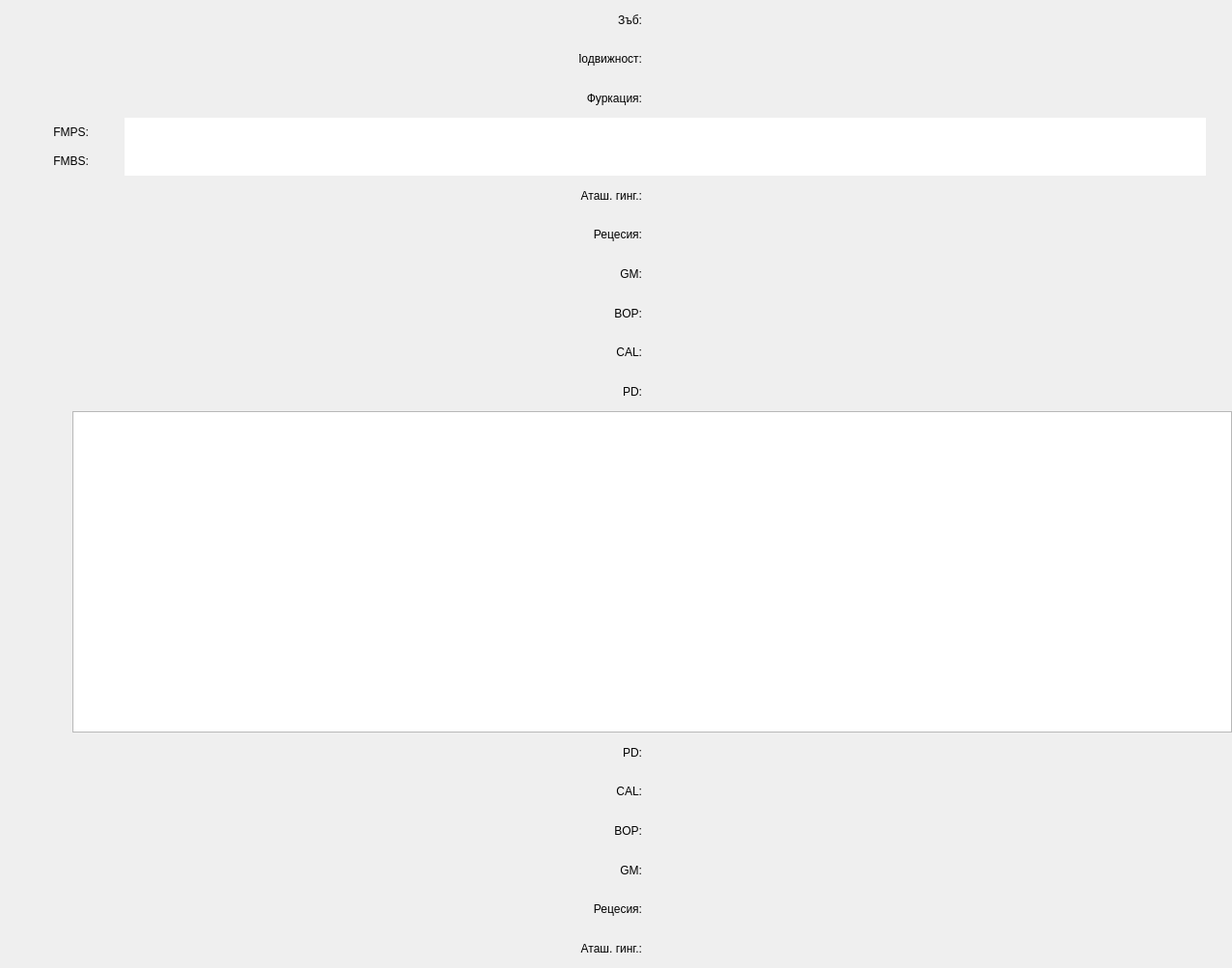
<?xml version="1.0" encoding="UTF-8"?>
<ui version="4.0">
 <class>PerioStatusView</class>
 <widget class="QWidget" name="PerioStatusView">
  <property name="geometry">
   <rect>
    <x>0</x>
    <y>0</y>
    <width>1276</width>
    <height>1003</height>
   </rect>
  </property>
  <property name="windowTitle">
   <string>PerioStatusView</string>
  </property>
  <layout class="QVBoxLayout" name="verticalLayout_2">
   <property name="spacing">
    <number>0</number>
   </property>
   <property name="leftMargin">
    <number>0</number>
   </property>
   <property name="topMargin">
    <number>0</number>
   </property>
   <property name="rightMargin">
    <number>0</number>
   </property>
   <property name="bottomMargin">
    <number>0</number>
   </property>
   <item>
    <layout class="QHBoxLayout" name="toothHeaderLayout">
     <property name="spacing">
      <number>0</number>
     </property>
     <item>
      <widget class="QLabel" name="label_6">
       <property name="sizePolicy">
        <sizepolicy hsizetype="Fixed" vsizetype="Preferred">
         <horstretch>0</horstretch>
         <verstretch>0</verstretch>
        </sizepolicy>
       </property>
       <property name="minimumSize">
        <size>
         <width>75</width>
         <height>0</height>
        </size>
       </property>
       <property name="maximumSize">
        <size>
         <width>75</width>
         <height>16777215</height>
        </size>
       </property>
       <property name="text">
        <string>Зъб:   </string>
       </property>
       <property name="alignment">
        <set>Qt::AlignRight|Qt::AlignTrailing|Qt::AlignVCenter</set>
       </property>
      </widget>
     </item>
     <item>
      <spacer name="horizontalSpacer_11">
       <property name="orientation">
        <enum>Qt::Horizontal</enum>
       </property>
       <property name="sizeType">
        <enum>QSizePolicy::Minimum</enum>
       </property>
       <property name="sizeHint" stdset="0">
        <size>
         <width>0</width>
         <height>20</height>
        </size>
       </property>
      </spacer>
     </item>
    </layout>
   </item>
   <item>
    <layout class="QHBoxLayout" name="mobiLayout">
     <property name="spacing">
      <number>0</number>
     </property>
     <item>
      <widget class="QLabel" name="label_3">
       <property name="sizePolicy">
        <sizepolicy hsizetype="Fixed" vsizetype="Preferred">
         <horstretch>0</horstretch>
         <verstretch>0</verstretch>
        </sizepolicy>
       </property>
       <property name="minimumSize">
        <size>
         <width>75</width>
         <height>0</height>
        </size>
       </property>
       <property name="maximumSize">
        <size>
         <width>75</width>
         <height>16777215</height>
        </size>
       </property>
       <property name="text">
        <string>Подвижност:   </string>
       </property>
       <property name="alignment">
        <set>Qt::AlignRight|Qt::AlignTrailing|Qt::AlignVCenter</set>
       </property>
      </widget>
     </item>
     <item>
      <spacer name="horizontalSpacer_8">
       <property name="orientation">
        <enum>Qt::Horizontal</enum>
       </property>
       <property name="sizeType">
        <enum>QSizePolicy::Minimum</enum>
       </property>
       <property name="sizeHint" stdset="0">
        <size>
         <width>0</width>
         <height>20</height>
        </size>
       </property>
      </spacer>
     </item>
    </layout>
   </item>
   <item>
    <layout class="QHBoxLayout" name="furcationLayout">
     <property name="spacing">
      <number>0</number>
     </property>
     <item>
      <widget class="QLabel" name="label_5">
       <property name="sizePolicy">
        <sizepolicy hsizetype="Fixed" vsizetype="Preferred">
         <horstretch>0</horstretch>
         <verstretch>0</verstretch>
        </sizepolicy>
       </property>
       <property name="minimumSize">
        <size>
         <width>75</width>
         <height>0</height>
        </size>
       </property>
       <property name="maximumSize">
        <size>
         <width>75</width>
         <height>16777215</height>
        </size>
       </property>
       <property name="text">
        <string>Фуркация:   </string>
       </property>
       <property name="alignment">
        <set>Qt::AlignRight|Qt::AlignTrailing|Qt::AlignVCenter</set>
       </property>
      </widget>
     </item>
     <item>
      <spacer name="horizontalSpacer_10">
       <property name="orientation">
        <enum>Qt::Horizontal</enum>
       </property>
       <property name="sizeType">
        <enum>QSizePolicy::Minimum</enum>
       </property>
       <property name="sizeHint" stdset="0">
        <size>
         <width>0</width>
         <height>20</height>
        </size>
       </property>
      </spacer>
     </item>
    </layout>
   </item>
   <item>
    <layout class="QHBoxLayout" name="horizontalLayout_2">
     <property name="spacing">
      <number>0</number>
     </property>
     <item>
      <layout class="QVBoxLayout" name="verticalLayout">
       <property name="spacing">
        <number>0</number>
       </property>
       <item>
        <widget class="QLabel" name="label_2">
         <property name="sizePolicy">
          <sizepolicy hsizetype="Fixed" vsizetype="Preferred">
           <horstretch>0</horstretch>
           <verstretch>0</verstretch>
          </sizepolicy>
         </property>
         <property name="minimumSize">
          <size>
           <width>75</width>
           <height>0</height>
          </size>
         </property>
         <property name="text">
          <string>FMPS:   </string>
         </property>
         <property name="alignment">
          <set>Qt::AlignRight|Qt::AlignTrailing|Qt::AlignVCenter</set>
         </property>
        </widget>
       </item>
       <item>
        <widget class="QLabel" name="label">
         <property name="sizePolicy">
          <sizepolicy hsizetype="Fixed" vsizetype="Preferred">
           <horstretch>0</horstretch>
           <verstretch>0</verstretch>
          </sizepolicy>
         </property>
         <property name="minimumSize">
          <size>
           <width>75</width>
           <height>0</height>
          </size>
         </property>
         <property name="text">
          <string>FMBS:   </string>
         </property>
         <property name="alignment">
          <set>Qt::AlignRight|Qt::AlignTrailing|Qt::AlignVCenter</set>
         </property>
        </widget>
       </item>
      </layout>
     </item>
     <item>
      <widget class="QGraphicsView" name="graphicsSurfaceView">
       <property name="sizePolicy">
        <sizepolicy hsizetype="Expanding" vsizetype="Preferred">
         <horstretch>0</horstretch>
         <verstretch>0</verstretch>
        </sizepolicy>
       </property>
       <property name="minimumSize">
        <size>
         <width>1120</width>
         <height>60</height>
        </size>
       </property>
       <property name="maximumSize">
        <size>
         <width>1120</width>
         <height>60</height>
        </size>
       </property>
       <property name="frameShape">
        <enum>QFrame::NoFrame</enum>
       </property>
       <property name="lineWidth">
        <number>0</number>
       </property>
      </widget>
     </item>
    </layout>
   </item>
   <item>
    <layout class="QHBoxLayout" name="agUpLayout">
     <property name="spacing">
      <number>0</number>
     </property>
     <item>
      <widget class="QLabel" name="label_10">
       <property name="sizePolicy">
        <sizepolicy hsizetype="Fixed" vsizetype="Preferred">
         <horstretch>0</horstretch>
         <verstretch>0</verstretch>
        </sizepolicy>
       </property>
       <property name="minimumSize">
        <size>
         <width>75</width>
         <height>0</height>
        </size>
       </property>
       <property name="maximumSize">
        <size>
         <width>75</width>
         <height>16777215</height>
        </size>
       </property>
       <property name="text">
        <string>Аташ. гинг.:   </string>
       </property>
       <property name="alignment">
        <set>Qt::AlignRight|Qt::AlignTrailing|Qt::AlignVCenter</set>
       </property>
       <property name="wordWrap">
        <bool>false</bool>
       </property>
      </widget>
     </item>
     <item>
      <spacer name="horizontalSpacer_3">
       <property name="orientation">
        <enum>Qt::Horizontal</enum>
       </property>
       <property name="sizeType">
        <enum>QSizePolicy::Minimum</enum>
       </property>
       <property name="sizeHint" stdset="0">
        <size>
         <width>0</width>
         <height>20</height>
        </size>
       </property>
      </spacer>
     </item>
    </layout>
   </item>
   <item>
    <layout class="QHBoxLayout" name="recUpLayout">
     <property name="spacing">
      <number>0</number>
     </property>
     <item>
      <widget class="QLabel" name="label_9">
       <property name="sizePolicy">
        <sizepolicy hsizetype="Fixed" vsizetype="Preferred">
         <horstretch>0</horstretch>
         <verstretch>0</verstretch>
        </sizepolicy>
       </property>
       <property name="minimumSize">
        <size>
         <width>75</width>
         <height>0</height>
        </size>
       </property>
       <property name="maximumSize">
        <size>
         <width>75</width>
         <height>16777215</height>
        </size>
       </property>
       <property name="text">
        <string>Рецесия:   </string>
       </property>
       <property name="alignment">
        <set>Qt::AlignRight|Qt::AlignTrailing|Qt::AlignVCenter</set>
       </property>
       <property name="wordWrap">
        <bool>false</bool>
       </property>
      </widget>
     </item>
     <item>
      <spacer name="horizontalSpacer_12">
       <property name="orientation">
        <enum>Qt::Horizontal</enum>
       </property>
       <property name="sizeType">
        <enum>QSizePolicy::Minimum</enum>
       </property>
       <property name="sizeHint" stdset="0">
        <size>
         <width>0</width>
         <height>20</height>
        </size>
       </property>
      </spacer>
     </item>
    </layout>
   </item>
   <item>
    <layout class="QHBoxLayout" name="gmUpLayout">
     <property name="spacing">
      <number>0</number>
     </property>
     <item>
      <widget class="QLabel" name="label_11">
       <property name="sizePolicy">
        <sizepolicy hsizetype="Fixed" vsizetype="Preferred">
         <horstretch>0</horstretch>
         <verstretch>0</verstretch>
        </sizepolicy>
       </property>
       <property name="minimumSize">
        <size>
         <width>75</width>
         <height>0</height>
        </size>
       </property>
       <property name="maximumSize">
        <size>
         <width>75</width>
         <height>16777215</height>
        </size>
       </property>
       <property name="text">
        <string>GM:   </string>
       </property>
       <property name="alignment">
        <set>Qt::AlignRight|Qt::AlignTrailing|Qt::AlignVCenter</set>
       </property>
      </widget>
     </item>
     <item>
      <spacer name="horizontalSpacer_4">
       <property name="orientation">
        <enum>Qt::Horizontal</enum>
       </property>
       <property name="sizeType">
        <enum>QSizePolicy::Minimum</enum>
       </property>
       <property name="sizeHint" stdset="0">
        <size>
         <width>0</width>
         <height>20</height>
        </size>
       </property>
      </spacer>
     </item>
    </layout>
   </item>
   <item>
    <layout class="QHBoxLayout" name="bopUpLayout">
     <property name="spacing">
      <number>0</number>
     </property>
     <item>
      <widget class="QLabel" name="label_12">
       <property name="sizePolicy">
        <sizepolicy hsizetype="Fixed" vsizetype="Preferred">
         <horstretch>0</horstretch>
         <verstretch>0</verstretch>
        </sizepolicy>
       </property>
       <property name="minimumSize">
        <size>
         <width>75</width>
         <height>0</height>
        </size>
       </property>
       <property name="maximumSize">
        <size>
         <width>75</width>
         <height>16777215</height>
        </size>
       </property>
       <property name="text">
        <string>BOP:   </string>
       </property>
       <property name="alignment">
        <set>Qt::AlignRight|Qt::AlignTrailing|Qt::AlignVCenter</set>
       </property>
      </widget>
     </item>
     <item>
      <spacer name="horizontalSpacer_5">
       <property name="orientation">
        <enum>Qt::Horizontal</enum>
       </property>
       <property name="sizeType">
        <enum>QSizePolicy::Minimum</enum>
       </property>
       <property name="sizeHint" stdset="0">
        <size>
         <width>0</width>
         <height>20</height>
        </size>
       </property>
      </spacer>
     </item>
    </layout>
   </item>
   <item>
    <layout class="QHBoxLayout" name="calUpLayout">
     <property name="spacing">
      <number>0</number>
     </property>
     <item>
      <widget class="QLabel" name="label_7">
       <property name="sizePolicy">
        <sizepolicy hsizetype="Fixed" vsizetype="Preferred">
         <horstretch>0</horstretch>
         <verstretch>0</verstretch>
        </sizepolicy>
       </property>
       <property name="minimumSize">
        <size>
         <width>75</width>
         <height>0</height>
        </size>
       </property>
       <property name="maximumSize">
        <size>
         <width>75</width>
         <height>16777215</height>
        </size>
       </property>
       <property name="text">
        <string>CAL:   </string>
       </property>
       <property name="alignment">
        <set>Qt::AlignRight|Qt::AlignTrailing|Qt::AlignVCenter</set>
       </property>
      </widget>
     </item>
     <item>
      <spacer name="horizontalSpacer_13">
       <property name="orientation">
        <enum>Qt::Horizontal</enum>
       </property>
       <property name="sizeType">
        <enum>QSizePolicy::Minimum</enum>
       </property>
       <property name="sizeHint" stdset="0">
        <size>
         <width>0</width>
         <height>20</height>
        </size>
       </property>
      </spacer>
     </item>
    </layout>
   </item>
   <item>
    <layout class="QHBoxLayout" name="pdUpLayout">
     <property name="spacing">
      <number>0</number>
     </property>
     <item>
      <widget class="QLabel" name="label_8">
       <property name="sizePolicy">
        <sizepolicy hsizetype="Fixed" vsizetype="Preferred">
         <horstretch>0</horstretch>
         <verstretch>0</verstretch>
        </sizepolicy>
       </property>
       <property name="minimumSize">
        <size>
         <width>75</width>
         <height>0</height>
        </size>
       </property>
       <property name="maximumSize">
        <size>
         <width>75</width>
         <height>16777215</height>
        </size>
       </property>
       <property name="text">
        <string>PD:   </string>
       </property>
       <property name="alignment">
        <set>Qt::AlignRight|Qt::AlignTrailing|Qt::AlignVCenter</set>
       </property>
      </widget>
     </item>
     <item>
      <spacer name="horizontalSpacer_14">
       <property name="orientation">
        <enum>Qt::Horizontal</enum>
       </property>
       <property name="sizeType">
        <enum>QSizePolicy::Minimum</enum>
       </property>
       <property name="sizeHint" stdset="0">
        <size>
         <width>0</width>
         <height>20</height>
        </size>
       </property>
      </spacer>
     </item>
    </layout>
   </item>
   <item>
    <layout class="QHBoxLayout" name="horizontalLayout">
     <property name="spacing">
      <number>0</number>
     </property>
     <item>
      <spacer name="horizontalSpacer">
       <property name="orientation">
        <enum>Qt::Horizontal</enum>
       </property>
       <property name="sizeType">
        <enum>QSizePolicy::Fixed</enum>
       </property>
       <property name="sizeHint" stdset="0">
        <size>
         <width>75</width>
         <height>20</height>
        </size>
       </property>
      </spacer>
     </item>
     <item>
      <widget class="QGraphicsView" name="graphicsView">
       <property name="sizePolicy">
        <sizepolicy hsizetype="Expanding" vsizetype="Fixed">
         <horstretch>0</horstretch>
         <verstretch>0</verstretch>
        </sizepolicy>
       </property>
       <property name="minimumSize">
        <size>
         <width>1121</width>
         <height>333</height>
        </size>
       </property>
       <property name="frameShape">
        <enum>QFrame::StyledPanel</enum>
       </property>
       <property name="frameShadow">
        <enum>QFrame::Plain</enum>
       </property>
       <property name="verticalScrollBarPolicy">
        <enum>Qt::ScrollBarAlwaysOff</enum>
       </property>
       <property name="horizontalScrollBarPolicy">
        <enum>Qt::ScrollBarAlwaysOff</enum>
       </property>
      </widget>
     </item>
    </layout>
   </item>
   <item>
    <layout class="QHBoxLayout" name="pdDownLayout">
     <property name="spacing">
      <number>0</number>
     </property>
     <item>
      <widget class="QLabel" name="label_17">
       <property name="sizePolicy">
        <sizepolicy hsizetype="Fixed" vsizetype="Preferred">
         <horstretch>0</horstretch>
         <verstretch>0</verstretch>
        </sizepolicy>
       </property>
       <property name="minimumSize">
        <size>
         <width>75</width>
         <height>0</height>
        </size>
       </property>
       <property name="maximumSize">
        <size>
         <width>75</width>
         <height>16777215</height>
        </size>
       </property>
       <property name="text">
        <string>PD:   </string>
       </property>
       <property name="alignment">
        <set>Qt::AlignRight|Qt::AlignTrailing|Qt::AlignVCenter</set>
       </property>
      </widget>
     </item>
     <item>
      <spacer name="horizontalSpacer_16">
       <property name="orientation">
        <enum>Qt::Horizontal</enum>
       </property>
       <property name="sizeType">
        <enum>QSizePolicy::Minimum</enum>
       </property>
       <property name="sizeHint" stdset="0">
        <size>
         <width>0</width>
         <height>20</height>
        </size>
       </property>
      </spacer>
     </item>
    </layout>
   </item>
   <item>
    <layout class="QHBoxLayout" name="calDownLayout">
     <property name="spacing">
      <number>0</number>
     </property>
     <item>
      <widget class="QLabel" name="label_16">
       <property name="sizePolicy">
        <sizepolicy hsizetype="Fixed" vsizetype="Preferred">
         <horstretch>0</horstretch>
         <verstretch>0</verstretch>
        </sizepolicy>
       </property>
       <property name="minimumSize">
        <size>
         <width>75</width>
         <height>0</height>
        </size>
       </property>
       <property name="maximumSize">
        <size>
         <width>75</width>
         <height>16777215</height>
        </size>
       </property>
       <property name="text">
        <string>CAL:   </string>
       </property>
       <property name="alignment">
        <set>Qt::AlignRight|Qt::AlignTrailing|Qt::AlignVCenter</set>
       </property>
      </widget>
     </item>
     <item>
      <spacer name="horizontalSpacer_18">
       <property name="orientation">
        <enum>Qt::Horizontal</enum>
       </property>
       <property name="sizeType">
        <enum>QSizePolicy::Minimum</enum>
       </property>
       <property name="sizeHint" stdset="0">
        <size>
         <width>0</width>
         <height>20</height>
        </size>
       </property>
      </spacer>
     </item>
    </layout>
   </item>
   <item>
    <layout class="QHBoxLayout" name="bopDownLayout">
     <property name="spacing">
      <number>0</number>
     </property>
     <item>
      <widget class="QLabel" name="label_18">
       <property name="sizePolicy">
        <sizepolicy hsizetype="Fixed" vsizetype="Preferred">
         <horstretch>0</horstretch>
         <verstretch>0</verstretch>
        </sizepolicy>
       </property>
       <property name="minimumSize">
        <size>
         <width>75</width>
         <height>0</height>
        </size>
       </property>
       <property name="maximumSize">
        <size>
         <width>75</width>
         <height>16777215</height>
        </size>
       </property>
       <property name="text">
        <string>BOP:   </string>
       </property>
       <property name="alignment">
        <set>Qt::AlignRight|Qt::AlignTrailing|Qt::AlignVCenter</set>
       </property>
      </widget>
     </item>
     <item>
      <spacer name="horizontalSpacer_20">
       <property name="orientation">
        <enum>Qt::Horizontal</enum>
       </property>
       <property name="sizeType">
        <enum>QSizePolicy::Minimum</enum>
       </property>
       <property name="sizeHint" stdset="0">
        <size>
         <width>0</width>
         <height>20</height>
        </size>
       </property>
      </spacer>
     </item>
    </layout>
   </item>
   <item>
    <layout class="QHBoxLayout" name="gmDownLayout">
     <property name="spacing">
      <number>0</number>
     </property>
     <item>
      <widget class="QLabel" name="label_15">
       <property name="sizePolicy">
        <sizepolicy hsizetype="Fixed" vsizetype="Preferred">
         <horstretch>0</horstretch>
         <verstretch>0</verstretch>
        </sizepolicy>
       </property>
       <property name="minimumSize">
        <size>
         <width>75</width>
         <height>0</height>
        </size>
       </property>
       <property name="maximumSize">
        <size>
         <width>75</width>
         <height>16777215</height>
        </size>
       </property>
       <property name="text">
        <string>GM:   </string>
       </property>
       <property name="alignment">
        <set>Qt::AlignRight|Qt::AlignTrailing|Qt::AlignVCenter</set>
       </property>
      </widget>
     </item>
     <item>
      <spacer name="horizontalSpacer_17">
       <property name="orientation">
        <enum>Qt::Horizontal</enum>
       </property>
       <property name="sizeType">
        <enum>QSizePolicy::Minimum</enum>
       </property>
       <property name="sizeHint" stdset="0">
        <size>
         <width>0</width>
         <height>20</height>
        </size>
       </property>
      </spacer>
     </item>
    </layout>
   </item>
   <item>
    <layout class="QHBoxLayout" name="recDownLayout">
     <property name="spacing">
      <number>0</number>
     </property>
     <item>
      <widget class="QLabel" name="label_14">
       <property name="sizePolicy">
        <sizepolicy hsizetype="Fixed" vsizetype="Preferred">
         <horstretch>0</horstretch>
         <verstretch>0</verstretch>
        </sizepolicy>
       </property>
       <property name="minimumSize">
        <size>
         <width>75</width>
         <height>0</height>
        </size>
       </property>
       <property name="maximumSize">
        <size>
         <width>75</width>
         <height>16777215</height>
        </size>
       </property>
       <property name="text">
        <string>Рецесия:   </string>
       </property>
       <property name="alignment">
        <set>Qt::AlignRight|Qt::AlignTrailing|Qt::AlignVCenter</set>
       </property>
       <property name="wordWrap">
        <bool>false</bool>
       </property>
      </widget>
     </item>
     <item>
      <spacer name="horizontalSpacer_19">
       <property name="orientation">
        <enum>Qt::Horizontal</enum>
       </property>
       <property name="sizeType">
        <enum>QSizePolicy::Minimum</enum>
       </property>
       <property name="sizeHint" stdset="0">
        <size>
         <width>0</width>
         <height>20</height>
        </size>
       </property>
      </spacer>
     </item>
    </layout>
   </item>
   <item>
    <layout class="QHBoxLayout" name="agDownLayout">
     <property name="spacing">
      <number>0</number>
     </property>
     <item>
      <widget class="QLabel" name="label_13">
       <property name="sizePolicy">
        <sizepolicy hsizetype="Fixed" vsizetype="Preferred">
         <horstretch>0</horstretch>
         <verstretch>0</verstretch>
        </sizepolicy>
       </property>
       <property name="minimumSize">
        <size>
         <width>75</width>
         <height>0</height>
        </size>
       </property>
       <property name="maximumSize">
        <size>
         <width>75</width>
         <height>16777215</height>
        </size>
       </property>
       <property name="text">
        <string>Аташ. гинг.:   </string>
       </property>
       <property name="alignment">
        <set>Qt::AlignRight|Qt::AlignTrailing|Qt::AlignVCenter</set>
       </property>
       <property name="wordWrap">
        <bool>false</bool>
       </property>
      </widget>
     </item>
     <item>
      <spacer name="horizontalSpacer_15">
       <property name="orientation">
        <enum>Qt::Horizontal</enum>
       </property>
       <property name="sizeType">
        <enum>QSizePolicy::Minimum</enum>
       </property>
       <property name="sizeHint" stdset="0">
        <size>
         <width>0</width>
         <height>20</height>
        </size>
       </property>
      </spacer>
     </item>
    </layout>
   </item>
  </layout>
 </widget>
 <layoutdefault spacing="6" margin="11"/>
 <resources/>
 <connections/>
</ui>
